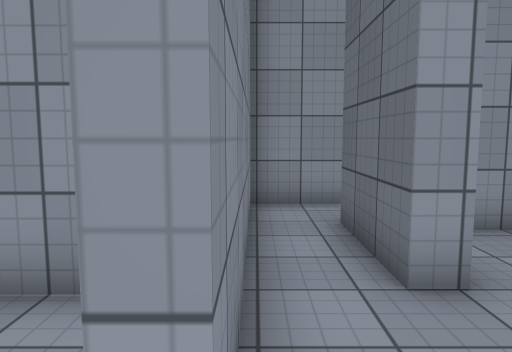
view 1 (above)

24 first-person views from a walk through a Unity game level. The camera is 1.5 m above the floor, tilts 6° down and sees 70° across. The floor is counted in squares, 1 m on a side. Each view is taken from the middle of a square. On the plan, view 1 faces up. The plan holds only what a view shows up to about 16 squares ahead; the rest is blank. The place goes on beyond the plan. The player is left out. Surface patterns are stand-ins for the level's own textures.

view 2
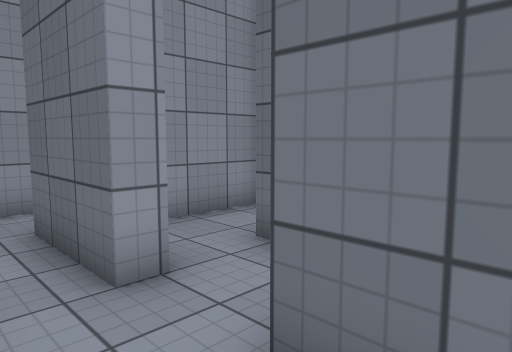

view 3
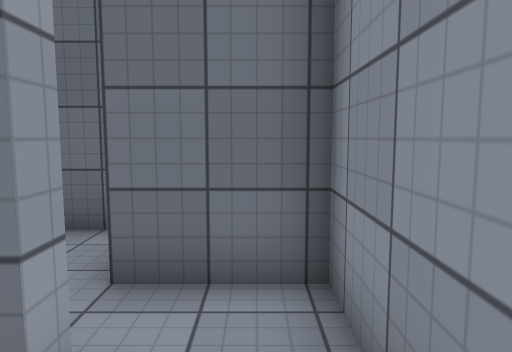

view 4
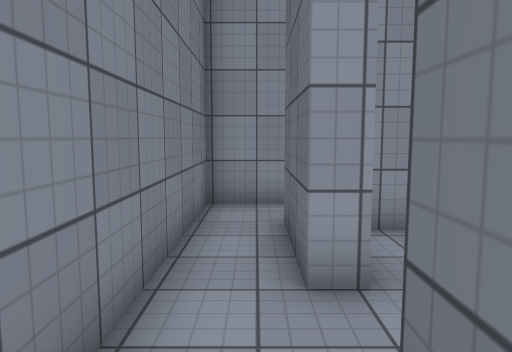

view 5
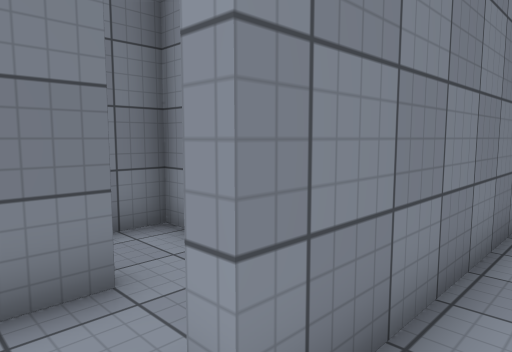

view 6
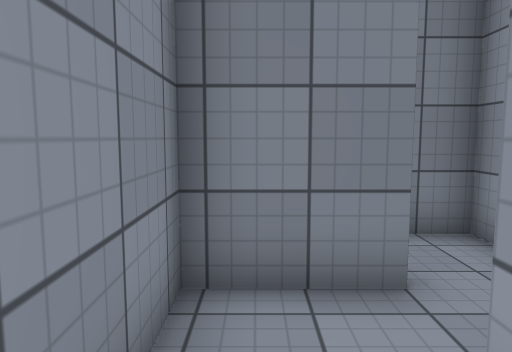

view 7
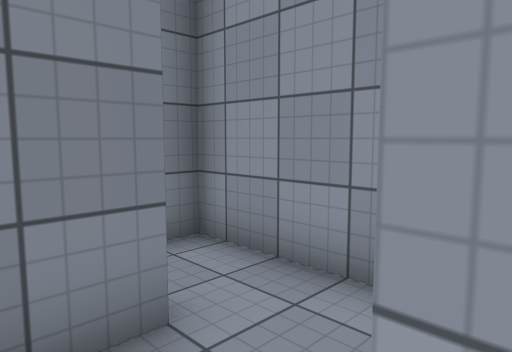

view 8
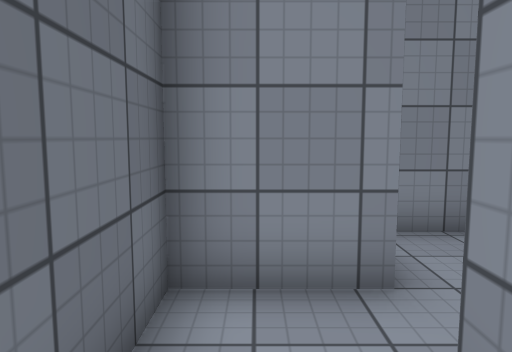

view 9
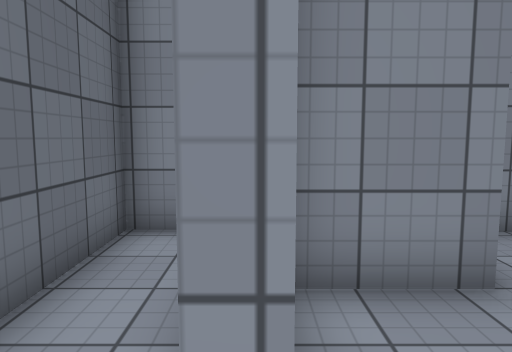

view 10
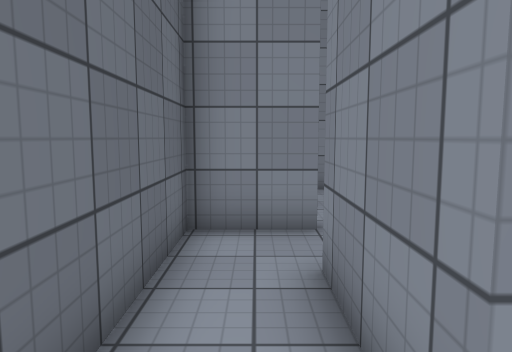

view 11
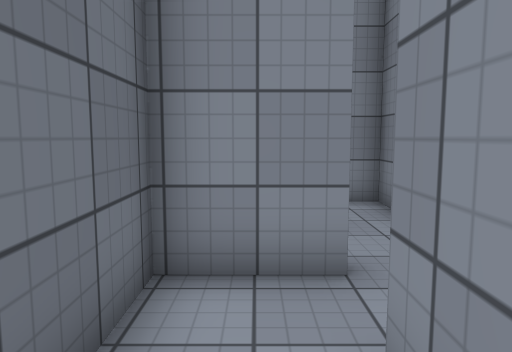

view 12
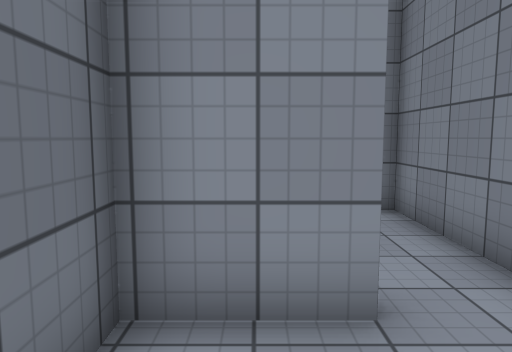

view 13
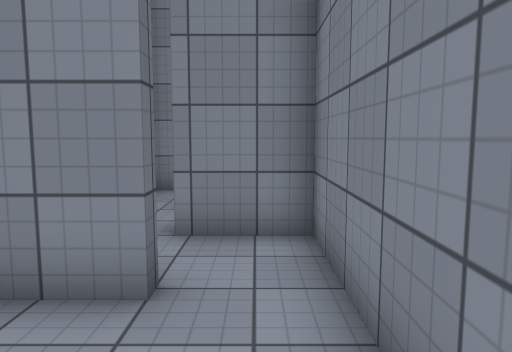

view 14
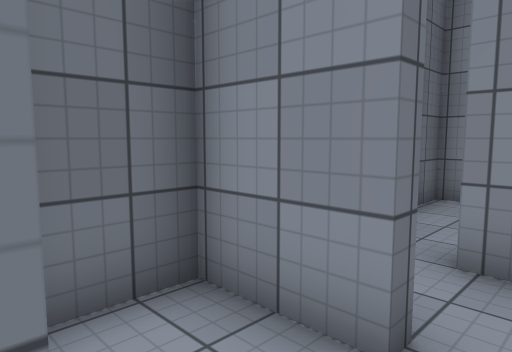

view 15
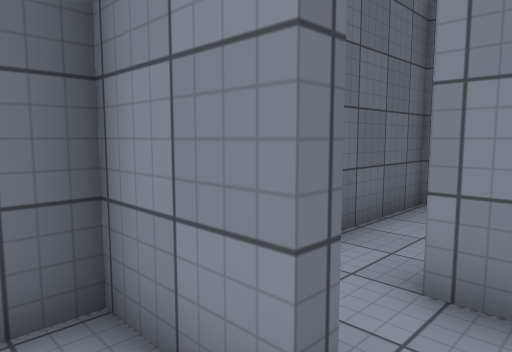

view 16
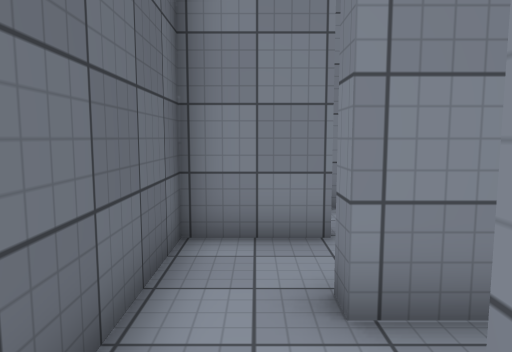

view 17
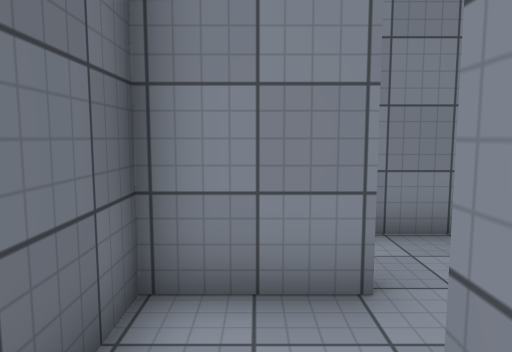

view 18
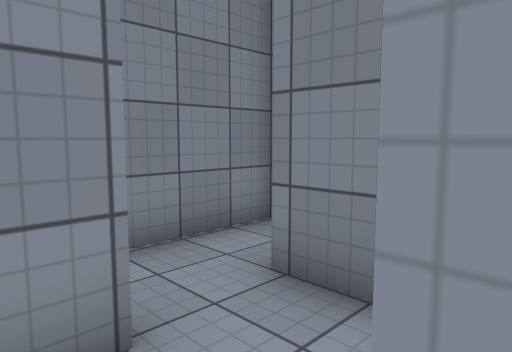

view 19
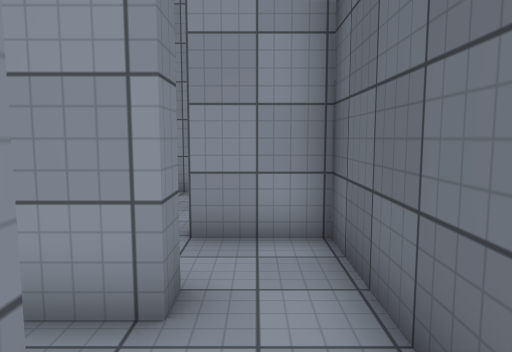

view 20
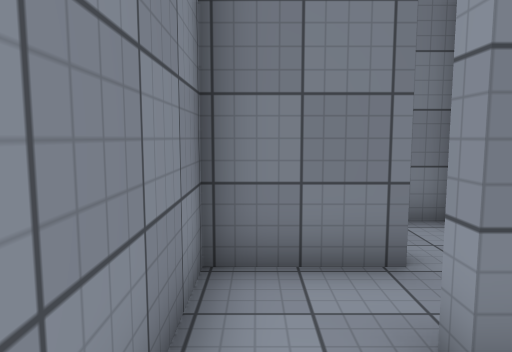

view 21
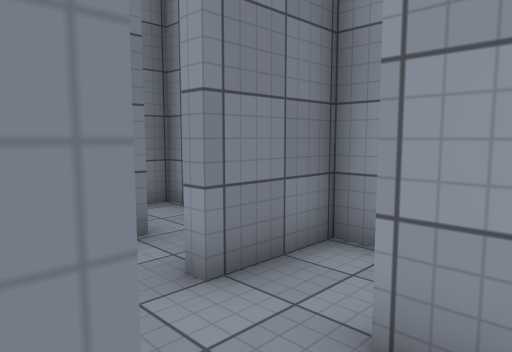

view 22
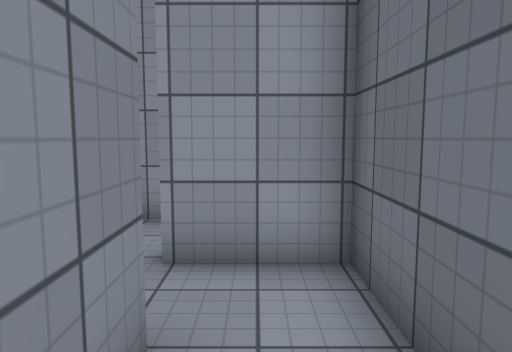

view 23
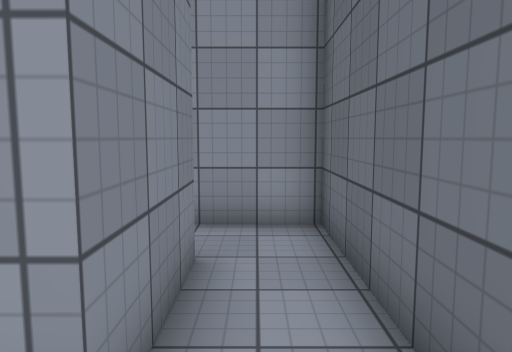

view 24
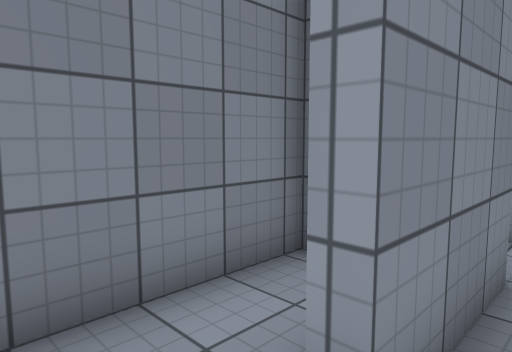

### Floor plan
Points are (right, up) in squares from view 1. A wall is a line through its corners. A room is listed if a view was taken in it or the views show most of it. See-through windows are left out.
Room 1 (views 1, 2, 3, 7)
walls: (-0.1, 1) (-0.6, 1); (-2.5, 0.5) (-2.5, -0.7) (0.4, -0.7)
ways out: opening at (0, 0) to room 2; opening at (-1.5, 1) to room 14
Room 2 (views 4, 5, 6)
walls: (0.4, -0.7) (1.6, -0.7) (1.6, 0.5)
ways out: opening at (0, 0) to room 1; opening at (1, 1) to room 12
Room 3 (views 8, 9)
walls: (4.5, 5.9) (2.9, 5.9); (2.5, 1.5) (3.9, 1.5) (3.9, 3.9) (4.3, 3.9)
ways out: opening at (4, 4.5) to room 4; opening at (2, 2.5) to room 12
Room 4 (views 10, 11, 12)
walls: (4.3, 3.9) (4.3, 1); (3.9, -0.7) (6.1, -0.7) (6.1, 3.5); (5.9, 5.9) (4.5, 5.9)
ways out: opening at (4, 4.5) to room 3; opening at (4, 0) to room 5
Room 5 (views 13, 14)
walls: (3.2, 1) (2.8, 1)
ways out: opening at (4, 0) to room 4; opening at (3, -1) to room 6
Room 6 (view 15)
walls: (3.9, -3.6) (3.9, -3.3) (6.1, -3.3) (6.1, -1.8); (2, -1.1) (2, -4.5)
ways out: opening at (3, -1) to room 5; opening at (3, -3.5) to room 16
Room 7 (view 16)
walls: (4.3, -5.5) (4.3, -6.1); (6.1, -6.5) (6.1, -3.6) (3.9, -3.6)
ways out: opening at (5, -6) to room 8; opening at (4, -5) to room 16
Room 8 (views 17, 18)
walls: (3, -7.9) (4.3, -7.9) (4.3, -8.4); (4.3, -6.1) (3, -6.1); (6.1, -8.5) (6.1, -6.5)
ways out: opening at (5, -6) to room 7; opening at (5, -8) to room 9
Room 9 (view 19)
walls: (3.8, -10.4) (6.1, -10.4) (6.1, -8.5)
ways out: opening at (5, -8) to room 8; opening at (4, -9.5) to room 10
Room 10 (view 20)
walls: (3.4, -8.4) (2, -8.4) (2, -10.7); (2.5, -12.6) (3.5, -12.6)
ways out: opening at (4, -9.5) to room 9; opening at (4, -12) to room 11; opening at (2, -11.5) to room 13
Room 11 (views 21, 22, 23, 24)
walls: (6.1, -15.5) (6.1, -10.7) (3.9, -10.7); (4.3, -12.5) (4.3, -15.5) (3.9, -15.5)
ways out: opening at (4, -12) to room 10
Room 12 (no view inside)
walls: (2.2, 3.4) (1.6, 3.4) (1.6, 6.4); (1.6, 0.5) (1.6, 1.5) (2.5, 1.5); (2, 8.2) (-0.1, 8.2) (-0.1, 1)
ways out: opening at (1, 1) to room 2; opening at (2, 2.5) to room 3; opening at (2, 7)
Room 13 (no view inside)
walls: (2, -10.7) (1.6, -10.7); (-0.1, -10.1) (-0.1, -12.6) (2.5, -12.6)
ways out: opening at (2, -11.5) to room 10; opening at (-0.5, -9.5)
Room 14 (no view inside)
walls: (-2.5, 1.6) (-2.5, 0.5); (-1.6, 3.4) (-2.6, 3.4)
ways out: opening at (-1.5, 1) to room 1; opening at (-3, 2)
Room 15 (no view inside)
walls: (2, -13) (2, -16.6)
Room 16 (no view inside)
walls: (2, -4.5) (2, -5.5) (4.3, -5.5)
ways out: opening at (3, -3.5) to room 6; opening at (4, -5) to room 7

Positions as (right, up) in squares from view 1, and headings:
1: (0, 0), facing up
2: (0, 0), facing up-right
3: (-2, 0), facing right
4: (1, 0), facing up
5: (1, 0), facing up-left
6: (1, 0), facing left
7: (0, 0), facing up-left
8: (3, 5), facing down
9: (4, 5), facing down
10: (5, 5), facing down
11: (5, 3), facing down
12: (5, 2), facing down
13: (3, 0), facing down
14: (3, -1), facing down-right
15: (3, -2), facing down-right
16: (5, -5), facing down
17: (5, -7), facing down
18: (5, -8), facing down-left
19: (5, -9), facing up
20: (4, -12), facing left
21: (5, -13), facing up-left
22: (5, -15), facing up
23: (5, -17), facing up
24: (5, -17), facing up-left
